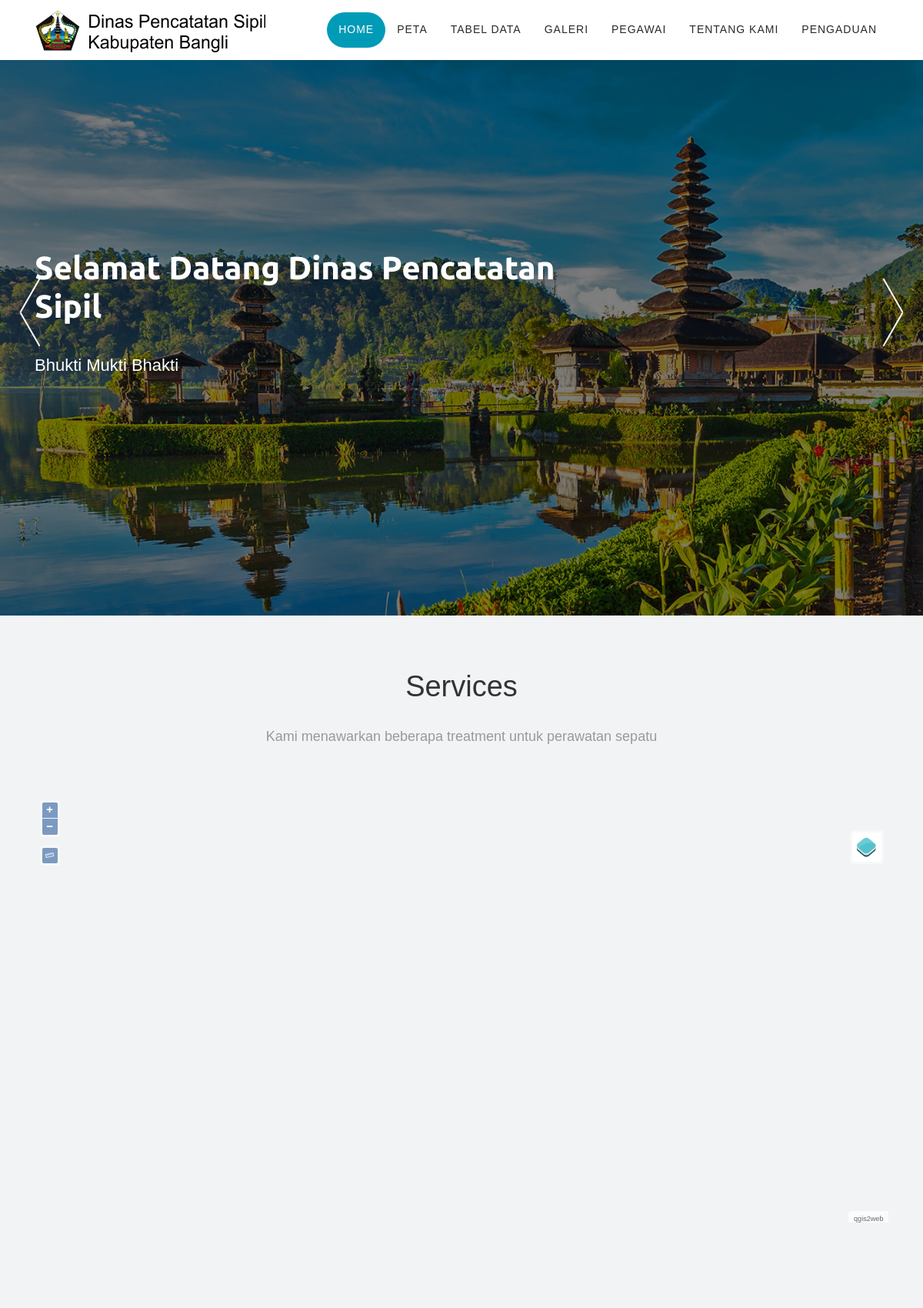
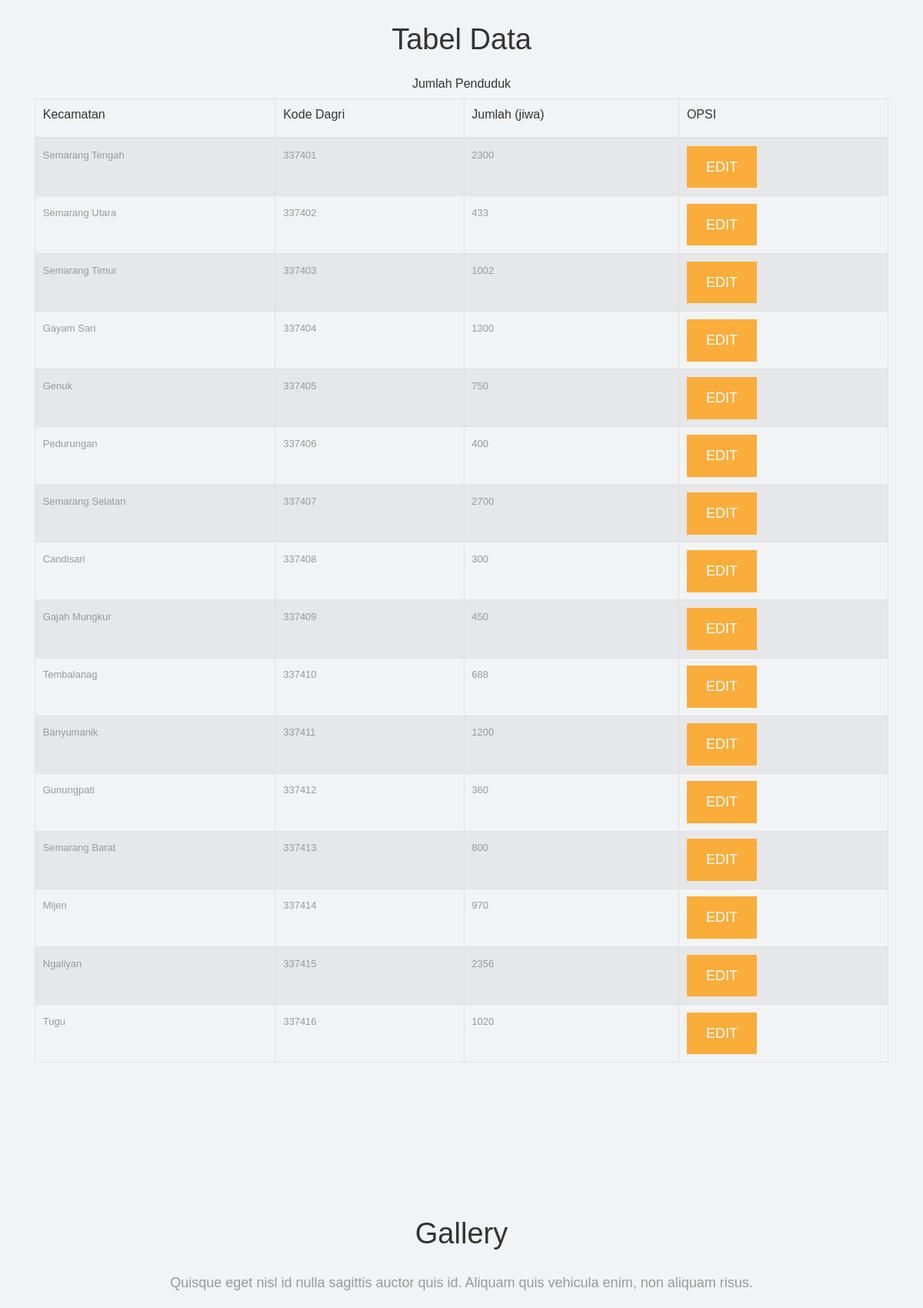
The page / (upper part) on the database its author committed (2 pictures, top to bottom).
### tables this page shows
CREATE TABLE `kepadatan` (
  `provinsi` char(20) NOT NULL,
  `kabupaten` char(20) NOT NULL,
  `kodedagri` char(20) NOT NULL,
  `kecamatan` varchar(30) NOT NULL,
  `jml` int(11) NOT NULL
);

### index.php (the view, shortened to what this page needs)
<?php
  include 'koneksi.php';
?>
<!DOCTYPE html>
<html lang="en">
<head>
	<link rel="stylesheet" type="text/css" href="css/bootstrap.css">
    <link rel="stylesheet" href="css/bootstrap.min.css">
    <link rel="stylesheet" href="style.css">
    <link rel="stylesheet" href="css/responsive.css">
    <link rel="stylesheet" href="css/custom.css">
</head>
<body id="page-top" class="politics_version">
    <nav class="navbar navbar-expand-lg navbar-dark fixed-top" id="mainNav">
      <div class="container">
        <a class="navbar-brand js-scroll-trigger" href="#page-top">
			<img class="img-fluid" src="images/logo1.png" alt="" />
		</a>
        <div class="collapse navbar-collapse" id="navbarResponsive">
          <ul class="navbar-nav text-uppercase ml-auto">
            <li class="nav-item">
              <a class="nav-link js-scroll-trigger active" href="#home">Home</a>
            </li>
            <li class="nav-item">
              <a class="nav-link js-scroll-trigger" href="#services">Peta</a>
            </li>
             <li class="nav-item">
              <a class="nav-link js-scroll-trigger" href="#tabel">Tabel Data</a>
            </li>
			<li class="nav-item">
              <a class="nav-link js-scroll-trigger" href="#gallery">Galeri</a>
            </li>
            <li class="nav-item">
              <a class="nav-link js-scroll-trigger" href="#testimonials">Pegawai</a>
            </li>
            <li class="nav-item">
              <a class="nav-link js-scroll-trigger" href="#about">Tentang Kami</a>
            </li>
			<li class="nav-item">
              <a class="nav-link js-scroll-trigger" href="#contact">Pengaduan</a>
            </li>
          </ul>
        </div>
      </div>
    </nav>
	<div id="home" class="ct-header ct-header--slider ct-slick-custom-dots">
		<div class="ct-slick-homepage" data-arrows="true" data-autoplay="false">
			<div class="ct-header tablex item" data-background="images/slider3.jpg">
				<div class="ct-u-display-tablex">
					<div class="inner">
						<div class="container">
							<div class="row">
								<div class="col-md-8 col-lg-8 slider-inner">
									<h1 class="big animated">Selamat Datang Dinas Pencatatan Sipil</h1>
									<p class="animated">Bhukti Mukti Bhakti</p>
								</div>
							</div>
						</div>
					</div>
				</div>
			</div>
		</div>
	</div>
    <div id="services" class="section lb">
        <div class="container">
            <div class="section-title text-center">
                <h3>Services</h3>
                <p>Kami menawarkan beberapa treatment untuk perawatan sepatu</p>
            </div>
        <link rel="stylesheet" href="./resources/ol.css">
        <link rel="stylesheet" href="./resources/ol3-layerswitcher.css">
        <link rel="stylesheet" href="./resources/qgis2web.css">
    </head>
    <body>
        <div id="map">
        </div>
		</div>
	</div>
	<div id="tabel" class="section lb">
		<div class="container">
			<div class="section-title text-center">
                <h3>Tabel Data</h3>
                <p><h4>Jumlah Penduduk</h4></p>
                <table class="table table-bordered table-striped"	>
       <thead>
       <tr>
           <th><h4>Kecamatan</h4></th>
           <th><h4>Kode Dagri</h4></th>
           <th><h4>Jumlah (jiwa)</h4></th>
           <th><h4>OPSI</h4></th>
       </tr>
       </thead>
       <tbody>
<?php
$ambil = $conn->query("SELECT * FROM kepadatan"  );
while($a=mysqli_fetch_array($ambil)){
    ?>
       <tr>
           <td><?php echo $a['kecamatan'];?></td>
           <td><?php echo $a['kodedagri'];?></td>
           <td><?php echo $a['jml'];?></td>
           <td>
          <a href="edit.php?id=<?php echo $a['kodedagri'];?>" class="sim-btn btn-new">Edit</a>
        </td>
       </tr>
<?php
}
?>
</tbody>
</table>
           </div>
		</div>
 	</div>
	<div id="gallery" class="section lb">
		<div class="container">
			<div class="section-title text-center">
                <h3>Gallery</h3>
                <p>Quisque eget nisl id nulla sagittis auctor quis id. Aliquam quis vehicula enim, non aliquam risus.</p>
            </div>
			</div>
		</div>
</body>
</html>

### style.css (style rules this page uses)
body { --def: #ffffff; --inv: #009bb7; color: #999999; font-size: 14px; font-family: 'Ubuntu', sans-serif; line-height: 1.80857; }
html, body { height: 100%; }
a { color: #1f1f1f; text-decoration: none !important; outline: none !important; -webkit-transition: all .3s ease-in-out; -moz-transition: all .3s ease-in-out; -ms-transition: all .3s ease-in-out; -o-transition: all .3s ease-in-out; transition: all .3s ease-in-out; }
h1, h2, h3, h4, h5, h6 { letter-spacing: 0; font-weight: normal; position: relative; padding: 0 0 10px 0; font-weight: normal; line-height: 120% !important; color: #333333; margin: 0 }
h1 { font-size: 24px }
h3 { font-size: 18px }
h4 { font-size: 16px }
a { color: #222222; text-decoration: none; outline: none; }
a, .btn { text-decoration: none !important; outline: none !important; -webkit-transition: all .3s ease-in-out; -moz-transition: all .3s ease-in-out; -ms-transition: all .3s ease-in-out; -o-transition: all .3s ease-in-out; transition: all .3s ease-in-out; }
ul, li, ol { margin: 0px; list-style: none; padding: 0px; }
.navbar-dark { background: #ffffff; }
.navbar-dark .navbar-nav .nav-link { color: #292929; letter-spacing: 1px; font-size: 14px; position: relative; padding: 10px 15px; border-radius: 50px; }
.navbar-dark .navbar-nav .nav-link.active { background: #009bb7; }
.navbar-dark .navbar-nav .nav-link::after { content: ''; width: 0; height: 3px; background: #ffffff; position: absolute; bottom: 0; left: 0; right: 0; text-align: center; margin: 0 auto; border-radius: 0px; -webkit-transition: all .5s; transition: all .5s; z-index: -1; }
.navbar-dark .navbar-nav .nav-link.active::after { width: 50%; }
.btn-new { position: relative; padding: 11px 25px; font-size: 18px; border: none; color: var(--inv); letter-spacing: 0px; text-transform: uppercase; transition: all 600ms cubic-bezier(0.77, 0, 0.175, 1); cursor: pointer; background: #faad3b; color: #ffffff; display: inline-block; -webkit-user-select: none; -moz-user-select: none; -ms-user-select: none; user-select: none; }
.btn-new:before, .btn-new:after { content: ''; position: absolute; transition: inherit; z-index: -1; }
.section { display: block; position: relative; overflow: hidden; padding: 70px 0; }
.section.lb { background-color: #f2f3f5; }
.section-title { display: block; position: relative; margin-bottom: 60px; }
.section-title p { color: #999; font-weight: 400; font-size: 18px; line-height: 33px; margin: 0; }
.section-title h3 { font-size: 38px; font-weight: 500; line-height: 62px; margin: 0 0 25px; padding: 0; text-transform: none; }
.big { font-size: 28px; }

### resources/qgis2web.css (style rules this page uses)
html, body { height: 100%; padding: 0; margin: 0; font-family: sans-serif; font-size: small; }
th, td { vertical-align: top; text-align: left; }
#map { width: 100%; height: 100%; }

### index.php (style rules this page uses)
html, body { background-color: #ffffff; }
html, body, #map { width: 100%; height: 100%; padding: 0; margin: 0; }

### rows shown on the page
kepadatan: kecamatan "Semarang Tengah", kodedagri "337401", jml "2300"
kepadatan: kecamatan "Semarang Utara", kodedagri "337402", jml "433"
kepadatan: kecamatan "Semarang Timur", kodedagri "337403", jml "1002"
kepadatan: kecamatan "Gayam Sari", kodedagri "337404", jml "1300"
kepadatan: kecamatan "Genuk", kodedagri "337405", jml "750"
kepadatan: kecamatan "Pedurungan", kodedagri "337406", jml "400"
kepadatan: kecamatan "Semarang Selatan", kodedagri "337407", jml "2700"
kepadatan: kecamatan "Candisari", kodedagri "337408", jml "300"
kepadatan: kecamatan "Gajah Mungkur", kodedagri "337409", jml "450"
kepadatan: kecamatan "Tembalanag", kodedagri "337410", jml "688"
kepadatan: kecamatan "Banyumanik", kodedagri "337411", jml "1200"
kepadatan: kecamatan "Gunungpati", kodedagri "337412", jml "360"
kepadatan: kecamatan "Semarang Barat", kodedagri "337413", jml "800"
kepadatan: kecamatan "Mijen", kodedagri "337414", jml "970"
kepadatan: kecamatan "Ngaliyan", kodedagri "337415", jml "2356"
kepadatan: kecamatan "Tugu", kodedagri "337416", jml "1020"
